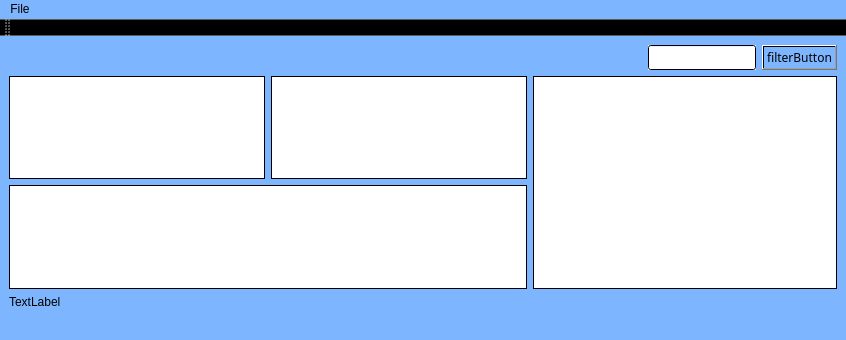
<?xml version="1.0" encoding="UTF-8"?>
<ui version="4.0">
 <class>DLTCars</class>
 <widget class="QMainWindow" name="DLTCars">
  <property name="geometry">
   <rect>
    <x>0</x>
    <y>0</y>
    <width>846</width>
    <height>340</height>
   </rect>
  </property>
  <property name="windowTitle">
   <string>MainWindow</string>
  </property>
  <property name="styleSheet">
   <string notr="true">
background-color: rgb(0, 0, 71);

color: rgb(0, 0, 0);
background-color: qlineargradient(spread:pad, x1:1, y1:1, x2:1, y2:1, stop:0 rgba(125, 181, 255, 255), stop:1 rgba(255, 255, 255, 255));</string>
  </property>
  <widget class="QWidget" name="centralwidget">
   <layout class="QGridLayout" name="gridLayout">
    <item row="0" column="1">
     <spacer name="horizontalSpacer">
      <property name="orientation">
       <enum>Qt::Horizontal</enum>
      </property>
      <property name="sizeHint" stdset="0">
       <size>
        <width>102</width>
        <height>17</height>
       </size>
      </property>
     </spacer>
    </item>
    <item row="0" column="2">
     <widget class="QLineEdit" name="filterLineEdit">
      <property name="font">
       <font>
        <family>Bahnschrift Light</family>
       </font>
      </property>
      <property name="styleSheet">
       <string notr="true">background-color: qlineargradient(spread:pad, x1:0, y1:0, x2:0, y2:0, stop:0 rgba(255, 255, 255, 255), stop:1 rgba(255, 255, 255, 255));</string>
      </property>
     </widget>
    </item>
    <item row="0" column="3">
     <widget class="QPushButton" name="filterButton">
      <property name="font">
       <font>
        <family>Bahnschrift Light</family>
       </font>
      </property>
      <property name="text">
       <string>filterButton</string>
      </property>
     </widget>
    </item>
    <item row="1" column="0">
     <layout class="QVBoxLayout" name="verticalLayout">
      <item>
       <layout class="QHBoxLayout" name="horizontalLayout">
        <item>
         <widget class="QTreeView" name="treeView">
          <property name="styleSheet">
           <string notr="true">background-color: qlineargradient(spread:pad, x1:1, y1:1, x2:1, y2:0, stop:0 rgba(255, 255, 255, 255), stop:1 rgba(255, 255, 255, 255));</string>
          </property>
         </widget>
        </item>
        <item>
         <widget class="QListView" name="listView">
          <property name="styleSheet">
           <string notr="true">background-color: qlineargradient(spread:pad, x1:1, y1:1, x2:1, y2:0, stop:0 rgba(255, 255, 255, 255), stop:1 rgba(255, 255, 255, 255));</string>
          </property>
         </widget>
        </item>
       </layout>
      </item>
      <item>
       <widget class="QTableWidget" name="filteredTableWidget">
        <property name="sizePolicy">
         <sizepolicy hsizetype="Expanding" vsizetype="Expanding">
          <horstretch>0</horstretch>
          <verstretch>0</verstretch>
         </sizepolicy>
        </property>
        <property name="font">
         <font>
          <family>Bahnschrift Light</family>
          <pointsize>8</pointsize>
         </font>
        </property>
        <property name="styleSheet">
         <string notr="true">background-color: qlineargradient(spread:pad, x1:1, y1:1, x2:1, y2:0, stop:0 rgba(255, 255, 255, 255), stop:1 rgba(255, 255, 255, 255));</string>
        </property>
        <property name="frameShape">
         <enum>QFrame::StyledPanel</enum>
        </property>
        <property name="frameShadow">
         <enum>QFrame::Sunken</enum>
        </property>
        <property name="midLineWidth">
         <number>0</number>
        </property>
        <property name="autoScroll">
         <bool>false</bool>
        </property>
        <property name="autoScrollMargin">
         <number>3</number>
        </property>
        <property name="editTriggers">
         <set>QAbstractItemView::NoEditTriggers</set>
        </property>
        <property name="selectionBehavior">
         <enum>QAbstractItemView::SelectRows</enum>
        </property>
        <property name="textElideMode">
         <enum>Qt::ElideRight</enum>
        </property>
        <property name="gridStyle">
         <enum>Qt::NoPen</enum>
        </property>
        <attribute name="horizontalHeaderMinimumSectionSize">
         <number>10</number>
        </attribute>
        <attribute name="horizontalHeaderDefaultSectionSize">
         <number>10</number>
        </attribute>
        <attribute name="horizontalHeaderShowSortIndicator" stdset="0">
         <bool>true</bool>
        </attribute>
        <attribute name="horizontalHeaderStretchLastSection">
         <bool>true</bool>
        </attribute>
       </widget>
      </item>
     </layout>
    </item>
    <item row="1" column="1" colspan="3">
     <widget class="QTableWidget" name="tableWidget">
      <property name="font">
       <font>
        <family>Bahnschrift Light</family>
        <pointsize>8</pointsize>
       </font>
      </property>
      <property name="styleSheet">
       <string notr="true">background-color: qlineargradient(spread:pad, x1:0, y1:0, x2:0, y2:0, stop:0 rgba(255, 255, 255, 255), stop:1 rgba(255, 255, 255, 255));</string>
      </property>
      <property name="autoScroll">
       <bool>true</bool>
      </property>
      <property name="editTriggers">
       <set>QAbstractItemView::NoEditTriggers</set>
      </property>
      <property name="selectionBehavior">
       <enum>QAbstractItemView::SelectRows</enum>
      </property>
      <property name="gridStyle">
       <enum>Qt::NoPen</enum>
      </property>
      <property name="sortingEnabled">
       <bool>true</bool>
      </property>
      <property name="wordWrap">
       <bool>true</bool>
      </property>
      <attribute name="horizontalHeaderMinimumSectionSize">
       <number>20</number>
      </attribute>
      <attribute name="horizontalHeaderDefaultSectionSize">
       <number>80</number>
      </attribute>
      <attribute name="horizontalHeaderShowSortIndicator" stdset="0">
       <bool>true</bool>
      </attribute>
      <attribute name="horizontalHeaderStretchLastSection">
       <bool>true</bool>
      </attribute>
      <attribute name="verticalHeaderShowSortIndicator" stdset="0">
       <bool>true</bool>
      </attribute>
      <attribute name="verticalHeaderStretchLastSection">
       <bool>true</bool>
      </attribute>
     </widget>
    </item>
    <item row="2" column="0">
     <widget class="QLabel" name="label">
      <property name="text">
       <string>TextLabel</string>
      </property>
     </widget>
    </item>
   </layout>
  </widget>
  <widget class="QMenuBar" name="menubar">
   <property name="geometry">
    <rect>
     <x>0</x>
     <y>0</y>
     <width>846</width>
     <height>21</height>
    </rect>
   </property>
   <widget class="QMenu" name="menuFile">
    <property name="title">
     <string>File</string>
    </property>
    <addaction name="actionOpen"/>
    <addaction name="actionSave"/>
   </widget>
   <addaction name="menuFile"/>
  </widget>
  <widget class="QStatusBar" name="statusbar"/>
  <widget class="QToolBar" name="toolBar">
   <property name="windowTitle">
    <string>toolBar</string>
   </property>
   <attribute name="toolBarArea">
    <enum>TopToolBarArea</enum>
   </attribute>
   <attribute name="toolBarBreak">
    <bool>false</bool>
   </attribute>
   <addaction name="separator"/>
  </widget>
  <action name="actionOpen">
   <property name="icon">
    <iconset resource="res.qrc">
     <normaloff>:/images/open.png</normaloff>:/images/open.png</iconset>
   </property>
   <property name="text">
    <string>Open</string>
   </property>
   <property name="shortcut">
    <string>Ctrl+O</string>
   </property>
  </action>
  <action name="actionSave">
   <property name="icon">
    <iconset resource="res.qrc">
     <normaloff>:/images/save.png</normaloff>:/images/save.png</iconset>
   </property>
   <property name="text">
    <string>Save</string>
   </property>
   <property name="shortcut">
    <string>Ctrl+S</string>
   </property>
  </action>
 </widget>
 <resources>
  <include location="res.qrc"/>
 </resources>
 <connections/>
</ui>
